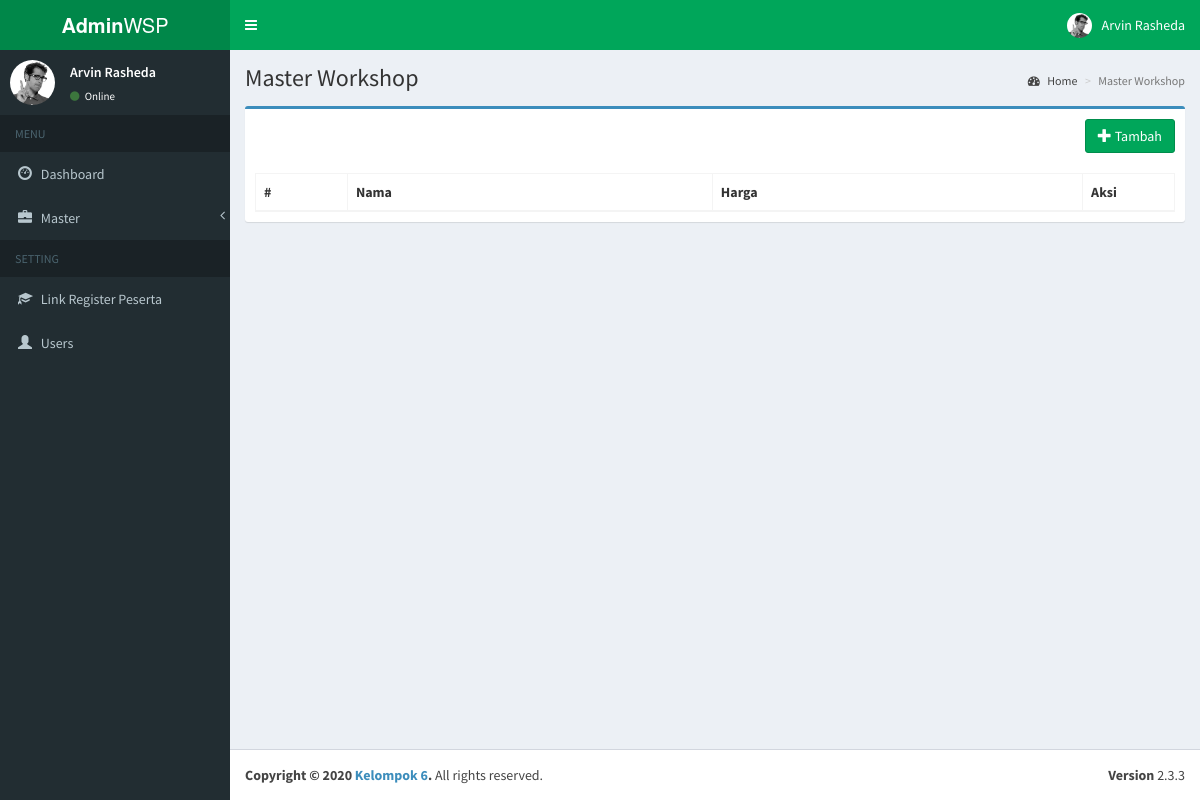
The app's page /index.php?page=workshop (signed in), older data.
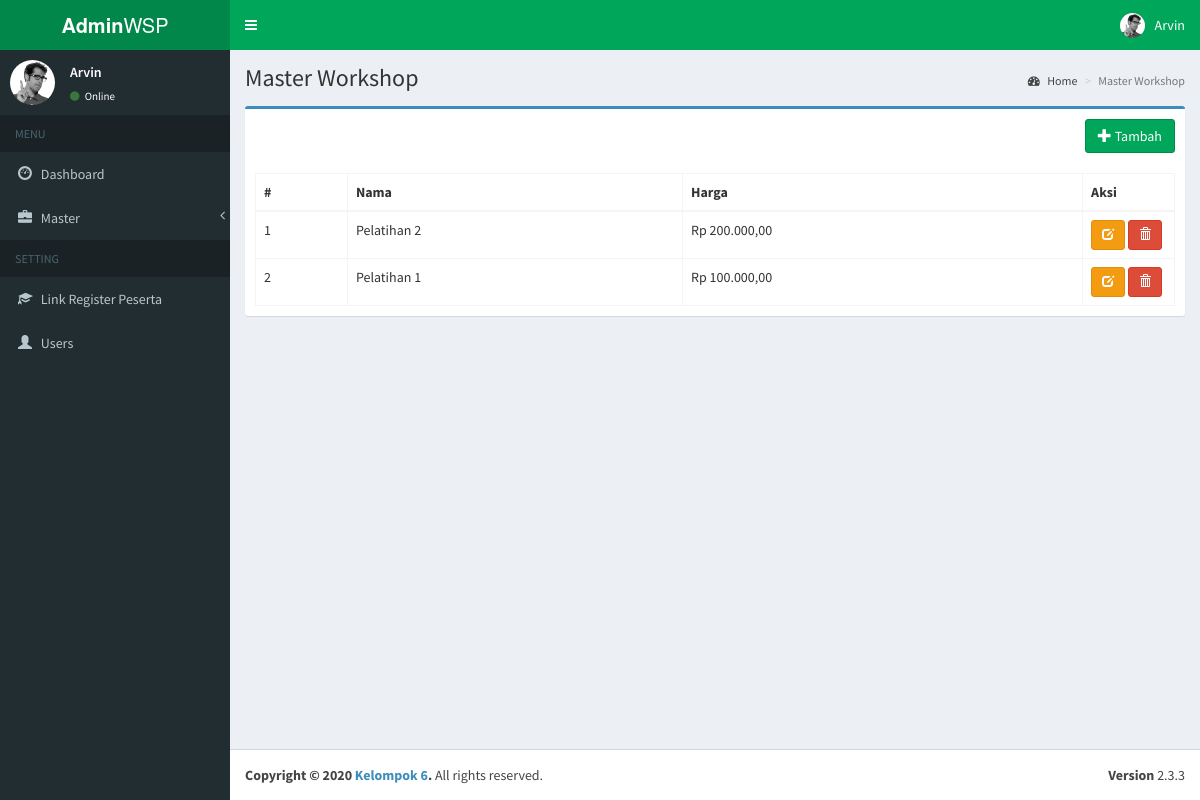
The same page, newer data.
### tables this page shows
CREATE TABLE `pelatihan`  (
  `id` int(11) NOT NULL AUTO_INCREMENT,
  `name` varchar(255) NOT NULL,
  `harga` varchar(255) NOT NULL,
  PRIMARY KEY (`id`) USING BTREE
);

### pages/workshop/list.php (the view, shortened to what the changed rows need)
<?php
include_once("conf/connection.php");
if (isset($db)) {
    $result = mysqli_query($db, "SELECT * FROM pelatihan ORDER BY id DESC");
}
?>
<div class="content-wrapper">
    <section class="content-header">
        <h1>
            Master Workshop
        </h1>
    </section>
    <section class="content">
        <div class="row">
            <div class="col-xs-12">
                <div class="box box-primary">
                    <div class="box-body">
                        <table id="workshop" class="table table-bordered table-hover table-responsive">
                            <thead>
                            <tr>
                                <th width="10%">#</th>
                                <th>Nama</th>
                                <th>Harga</th>
                                <th width="10%">Aksi</th>
                            </tr>
                            </thead>
                            <tbody>
                            <?php
                                $no=0;
                                while($row = mysqli_fetch_array($result)) {
                                    ?>
                                    <tr>
                                        <td><?= $no=$no+1;?></td>
                                        <td><?= $row['name'];?></td>
                                        <td><?= "Rp " . number_format($row['harga'],2,',','.');?></td>
                                        <td>
                                            <a href="index.php?page=workshop-edit&id=<?=$row['id'];?>" class="btn btn-sm btn-warning" role="button" title="Ubah Data"><i class="glyphicon glyphicon-edit"></i></a>
                                            <a href="pages/workshop/hapus.php?id=<?=$row['id'];?>" onclick="return confirm('Anda yakin akan menghapus data ' + '<?=$row['name'];?>' + ' ini ?');" class="btn btn-sm btn-danger" role="button" title="Hapus Data"><i class="glyphicon glyphicon-trash"></i></a>
                                        </td>
                                    </tr>
                                <?php } ?>
                            </tbody>
                        </table>
                    </div>
                </div>
            </div>
        </div>
    </section>
</div>

### index.php (shortened to what the changed rows need)
<!DOCTYPE html>
<html>
<head>
    <link rel="stylesheet" href="bootstrap/css/bootstrap.min.css">
    <link rel="stylesheet" href="https://cdnjs.cloudflare.com/ajax/libs/font-awesome/4.5.0/css/font-awesome.min.css">
    <link rel="stylesheet" href="https://cdnjs.cloudflare.com/ajax/libs/ionicons/2.0.1/css/ionicons.min.css">
    <link rel="stylesheet" href="plugins/jvectormap/jquery-jvectormap-1.2.2.css">
    <link rel="stylesheet" href="dist/css/AdminLTE.min.css">
    <link rel="stylesheet" href="dist/css/skins/_all-skins.min.css">
    <link rel="stylesheet" href="plugins/datatables/dataTables.bootstrap.css">
    <link rel="stylesheet" href="https://cdnjs.cloudflare.com/ajax/libs/toastr.js/latest/css/toastr.min.css">
</head>
<body class="hold-transition skin-green sidebar-mini">
<div class="wrapper">
    <header class="main-header">
        <nav class="navbar navbar-static-top">
            <div class="navbar-custom-menu">
                <ul class="nav navbar-nav">
                    <li class="dropdown user user-menu">
                        <a href="#" class="dropdown-toggle" data-toggle="dropdown">
                            <img src="dist/img/user2-160x160.jpg" class="user-image" alt="User Image">
                            <span class="hidden-xs"><?= $_SESSION['user']['name'] ?></span>
                        </a>
                    </li>
                </ul>
            </div>
        </nav>
    </header>
    <aside class="main-sidebar">
        <section class="sidebar">
            <div class="user-panel">
                <div class="pull-left info">
                    <p><?= $_SESSION['user']['name'] ?></p>
                    <a href="#"><i class="fa fa-circle text-success"></i> Online</a>
                </div>
            </div>
        </section>
    </aside>
    <?php include "conf/route.php"; ?>
</div>
</body>
</html>

Row changes from the older to the newer data that the page shows:
added pelatihan: name "Pelatihan 2", harga "200.000,00"
added pelatihan: no "2", name "Pelatihan 1", harga "100.000,00"
Text that changed along with them:
$_SESSION['user']['name']: "Arvin Rasheda" → "Arvin"
